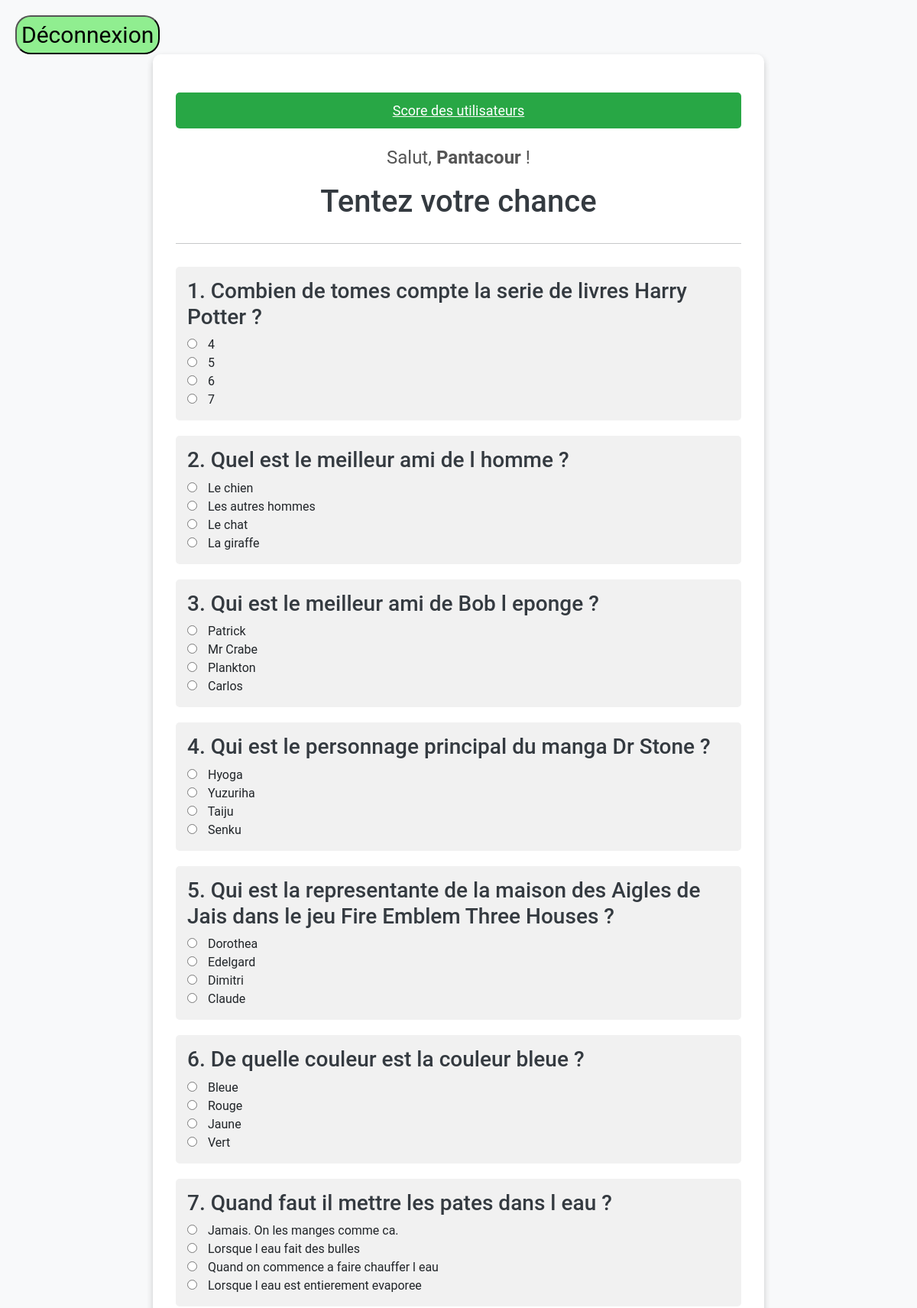
The page /listeQuestions.php (signed in, upper part) on the database its author committed.
### tables this page shows
CREATE TABLE `questions` (
  `idq` int(3) NOT NULL,
  `libelleQ` varchar(255) NOT NULL,
  `niveau` int(11) NOT NULL
);

CREATE TABLE `reponses` (
  `idr` int(3) NOT NULL,
  `idq` int(3) NOT NULL,
  `libeller` varchar(255) NOT NULL,
  `verite` tinyint(1) NOT NULL
);

### listeQuestions.php (the view, shortened to what this page needs)
<?php
include "but_deco.php";
$isAdmin = $_SESSION['user_id'] == 1;
?>
<!DOCTYPE html>
<html lang="fr">
<head>
    <link href="https://cdn.jsdelivr.net/npm/bootstrap@5.3.3/dist/css/bootstrap.min.css" rel="stylesheet">
</head>
<body>
<div class="container">
    <?php if ($isAdmin): ?>
        <a href="all_scores.php" class="admin-btn">Score des utilisateurs</a>
    <?php endif; ?>
    <p class="welcome-message">Salut, <strong><?= htmlspecialchars($_SESSION["user_name"]); ?></strong> !</p>
    <h1>Tentez votre chance</h1>
    <hr>
    <form action="resultat.php" method="post">
        <?php
        include "./connect.php";
        $sql = "SELECT * FROM questions ORDER BY RAND() LIMIT 10";
        $resultat = mysqli_query($id, $sql);
        $i = 1;
        while ($ligne = mysqli_fetch_assoc($resultat)) {
            echo "<div class='question'>";
            echo "<h3>$i. " . htmlspecialchars($ligne['libelleQ']) . "</h3>";
            $i++;
            $sql2 = "SELECT * FROM reponses WHERE idq = " . $ligne["idq"];
            $resultat2 = mysqli_query($id, $sql2);
            while ($ligne2 = mysqli_fetch_assoc($resultat2)) {
                $idq = $ligne2['idq'];
                $idr = $ligne2['idr'];
                echo "<div><label><input type='radio' name='$idq' value='$idr'> " . htmlspecialchars($ligne2["libeller"]) . "</label></div>";
            }
            echo "</div>";
        }
        ?>
    </form>
</div>
</body>
</html>

### listeQuestions.php (style rules this page uses)
body { background-color: #f8f9fa; font-family: 'Roboto', Arial, sans-serif; padding: 20px; }
.container { max-width: 800px; margin: auto; background: white; border-radius: 10px; box-shadow: 0 4px 8px rgba(0, 0, 0, 0.2); padding: 30px; }
h1, h3 { color: #343a40; }
h1 { font-size: 2.5rem; text-align: center; margin-bottom: 20px; }
.admin-btn { display: block; margin: 20px auto; font-size: 18px; padding: 10px 20px; border-radius: 5px; background-color: #28a745; color: white; border: none; text-align: center; transition: background-color 0.3s ease; }
.question { margin-top: 20px; padding: 15px; background-color: #f1f1f1; border-radius: 5px; }
input[type="radio"] { margin-right: 10px; }
.welcome-message { text-align: center; font-size: 1.5rem; color: #555; }
hr { margin: 30px 0; }

### rows shown on the page
questions: libelleQ "Combien de tomes compte la serie de livres Harry Potter ?"
reponses: libeller "4"
reponses: libeller "5"
reponses: libeller "6"
reponses: libeller "7"
questions: libelleQ "Quel est le meilleur ami de l homme ?"
reponses: libeller "Le chien"
reponses: libeller "Les autres hommes"
reponses: libeller "Le chat"
reponses: libeller "La giraffe"
questions: libelleQ "Qui est le meilleur ami de Bob l eponge ?"
reponses: libeller "Patrick"
reponses: libeller "Mr Crabe"
reponses: libeller "Plankton"
reponses: libeller "Carlos"
questions: libelleQ "Qui est le personnage principal du manga Dr Stone ?"
reponses: libeller "Hyoga"
reponses: libeller "Yuzuriha"
reponses: libeller "Taiju"
reponses: libeller "Senku"
questions: libelleQ "Qui est la representante de la maison des Aigles de Jais dans le jeu Fire Emblem Three Houses ?"
reponses: libeller "Dorothea"
reponses: libeller "Edelgard"
reponses: libeller "Dimitri"
reponses: libeller "Claude"
questions: libelleQ "De quelle couleur est la couleur bleue ?"
reponses: libeller "Bleue"
reponses: libeller "Rouge"
reponses: libeller "Jaune"
reponses: libeller "Vert"
questions: libelleQ "Quand faut il mettre les pates dans l eau ?"
reponses: libeller "Jamais. On les manges comme ca."
reponses: libeller "Lorsque l eau fait des bulles"
reponses: libeller "Quand on commence a faire chauffer l eau"
reponses: libeller "Lorsque l eau est entierement evaporee"

### other values the page prints
$_SESSION["user_name"] "Pantacour"
